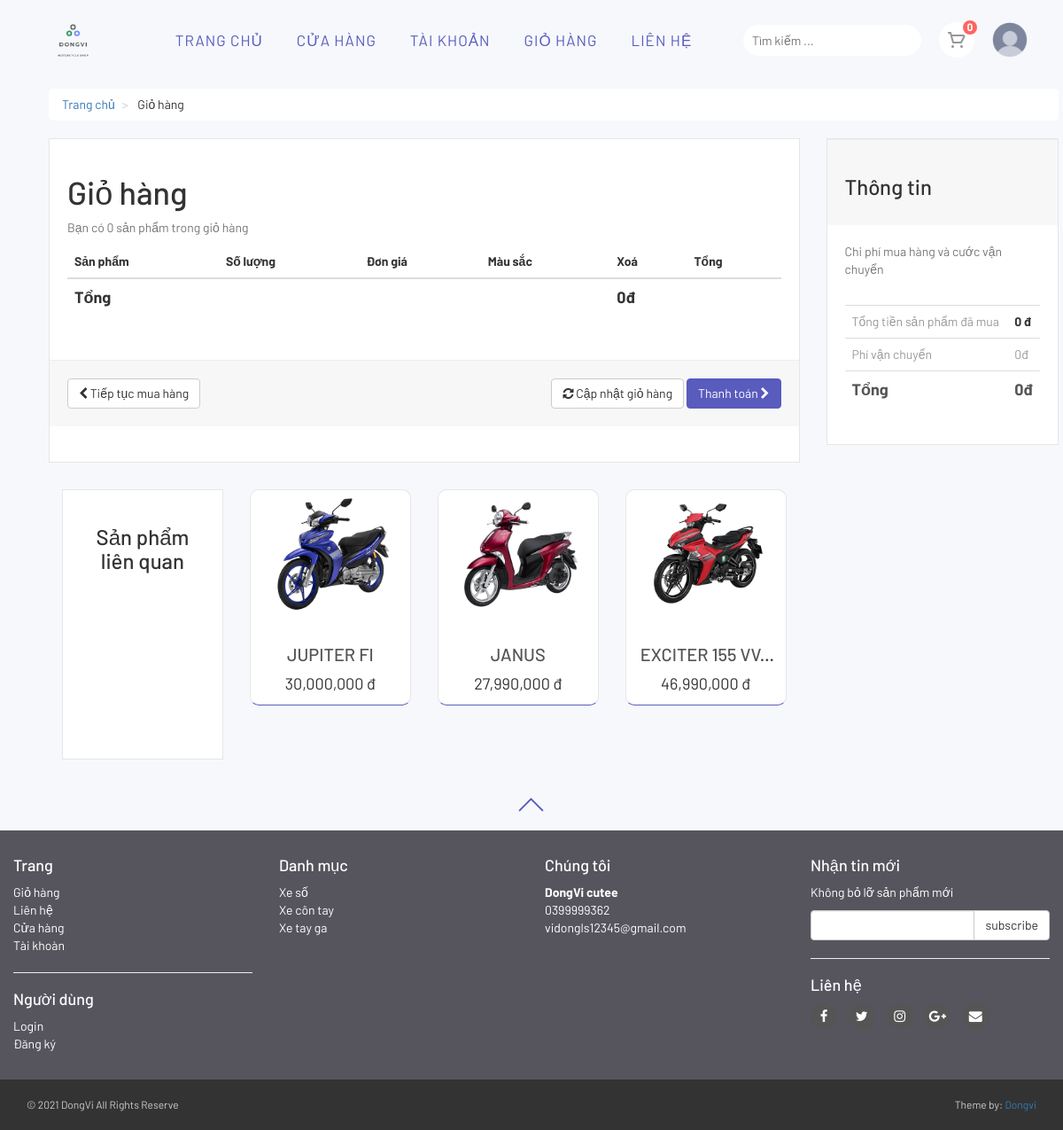
The app's page /cart.php with its own data.
### tables this page shows
CREATE TABLE `products` (
  `product_id` int(10) NOT NULL,
  `p_cat_id` int(10) NOT NULL,
  `cat_id` int(10) NOT NULL,
  `date` timestamp NOT NULL DEFAULT current_timestamp() ON UPDATE current_timestamp(),
  `product_title` text NOT NULL,
  `product_img1` text NOT NULL,
  `product_img2` text NOT NULL,
  `product_img3` text NOT NULL,
  `product_price` int(15) NOT NULL,
  `product_keywords` text NOT NULL,
  `product_desc` mediumtext NOT NULL,
  `product_label` text NOT NULL
);

CREATE TABLE `product_categories` (
  `p_cat_id` int(10) NOT NULL,
  `p_cat_title` text NOT NULL,
  `p_cat_desc` text NOT NULL
);

### cart.php (the view, shortened to what this page needs)
<?php
    include("includes/header.php");
?>
   <div id="content">
       <div class="container">
           <div class="col-md-12">
               <ul class="breadcrumb">
                   <li>
                       <a href="index.php">Trang chủ</a>
                   </li>
                   <li>
                       Giỏ hàng
                   </li>
               </ul>
           </div>
           <div id="cart" class="col-md-9">
               <div class="box">
                   <form action="cart.php" method="post" enctype="multipart/form-data">
                       <h1>Giỏ hàng</h1>
                       <?php
                       $ip_add = getRealIpUser();
                       $select_cart = "select * from cart where ip_add='$ip_add'";
                       $run_cart = mysqli_query($con,$select_cart);
                       $count = mysqli_num_rows($run_cart);
                       ?>
                       <p class="text-muted">Bạn có <?php echo $count; ?> sản phẩm trong giỏ hàng</p>
                       <div class="table-responsive">
                           <table class="table">
                               <thead>
                                   <tr>
                                       <th colspan="2">Sản phẩm</th>
                                       <th>Số lượng</th>
                                       <th>Đơn giá</th>
                                       <th>Màu sắc</th>
                                       <th colspan="1">Xoá</th>
                                       <th colspan="2">Tổng</th>
                                   </tr>
                               </thead>
                                  <?php
                                   $total = 0;
                                   ?>
                               <tfoot>
                                   <tr>
                                       <th colspan="5">Tổng</th>
                                       <th colspan="2"><?php echo number_format( $total).""; ?>đ</th>
                                   </tr>
                               </tfoot>
                           </table>
                       </div>
                       <div class="box-footer">
                           <div class="pull-left">
                               <a href="index.php" class="btn btn-default">
                                   <i class="fa fa-chevron-left"></i> Tiếp tục mua hàng
                               </a>
                           </div>
                           <div class="pull-right">
                               <button type="submit" name="update" value="Update Cart" class="btn btn-default">
                                   <i class="fa fa-refresh"></i> Cập nhật giỏ hàng
                               </button>
                               <a href="checkout.php" class="btn btn-primary">
                                   Thanh toán <i class="fa fa-chevron-right"></i>
                               </a>
                           </div>
                       </div>
                   </form>
               </div>
               <div id="row same-heigh-row">
                   <div class="col-md-3 col-sm-6">
                       <div class="box same-height headline">
                           <h3 class="text-center">Sản phẩm liên quan</h3>
                       </div>
                   </div>
                   <?php
                   $get_products = "select * from products order by rand() LIMIT 0,3";
                   $run_products = mysqli_query($con,$get_products);
                   while($row_products=mysqli_fetch_array($run_products)){
                       $pro_id = $row_products['product_id'];
                       $pro_title = $row_products['product_title'];
                       $pro_price = $row_products['product_price'];
                       $pro_img1 = $row_products['product_img1'];
                       $pro_price =  number_format( $pro_price)."";
                       echo "
                    <div class='col-md-3 col-sm-6 center-responsive'>
                       <div class='product same-height'>
                           <a href='details.php?pro_id=$pro_id'>
                               <img class='img-responsive' src='admin_area/product_images/$pro_img1' alt='Product 6'>
                            </a>
                            <div class='text'>
                                <h3><a href='details.php?pro_id=$pro_id'> $pro_title </a></h3>
                                <p class='price'>$pro_price đ</p>
                            </div>
                        </div>
                   </div>
                       ";
                   }
                   ?>
               </div>
           </div>
           <div class="col-md-3">
               <div id="order-summary" class="box">
                   <div class="box-header">
                       <h3>Thông tin</h3>
                   </div>
                   <p class="text-muted">
                     Chi phí mua hàng và cước vận chuyển
                   </p>
                   <div class="table-responsive">
                       <table class="table">
                           <tbody>
                               <tr>
                                   <td> Tổng tiền sản phẩm đã mua </td>
                                   <th> <?php echo  number_format($total).""; ?> đ </th>
                               </tr>
                               <tr>
                                   <td>Phí vận chuyển </td>
                                   <td> 0đ </td>
                               </tr>
                               <tr class="total">
                                   <td> Tổng </td>
                                   <th><?php echo number_format($total)."";?>đ</th>
                               </tr>
                           </tbody>
                       </table>
                   </div>
               </div>
           </div>
       </div>
   </div>
   <?php
    include("includes/footer.php");
    ?>
</body>
</html>

### includes/footer.php (shortened to what this page needs)
<div id="scrollme">
    <div class="backtop">
        <span class="arrow-top">
        </span>
    </div>
</div>
<div id="footer">
    <div class="container">
        <div class="row">
            <div class="col-sm-6 col-md-3">
                <h4>Trang</h4>
                <ul>
                    <li><a href="cart.php">Giỏ hàng</a></li>
                    <li><a href="contact.php">Liên hệ</a></li>
                    <li><a href="shop.php">Cửa hàng</a></li>
                    <li><a href="customer/my_account.php">Tài khoàn</a></li>
                </ul>
                <hr>
                <h4>Người dùng</h4>
                <ul>
                    <?php
                           if(!isset($_SESSION['customer_email'])){
                               echo"<a href='checkout.php'>Login</a>";
                           }else{
                              echo"<a href='customer/my_account.php?my_orders'>My Account</a>";
                           }
                           ?>
                    <li><a href="customer_register.php">Đăng ký</a></li>
                </ul>
            </div>
            <div class="com-sm-6 col-md-3">
                <h4>Danh mục</h4>
                <ul>
                    <?php
                        $get_p_cats = "select * from product_categories";
                        $run_p_cats = mysqli_query($con,$get_p_cats);
                        while($row_p_cats=mysqli_fetch_array($run_p_cats)){
                            $p_cat_id = $row_p_cats['p_cat_id'];
                            $p_cat_title = $row_p_cats['p_cat_title'];
                            echo "
                                <li>
                                    <a href='shop.php?p_cat=$p_cat_id'>
                                        $p_cat_title
                                    </a>
                                </li>
                            ";
                        }
                    ?>
                </ul>
            </div>
            <div class="col-sm-6 col-md-3">
                <h4>Chúng tôi</h4>
                <p>
                    <strong>DongVi cutee</strong>
                    <br />0399999362
                    <br />vidongls12345@gmail.com
                </p>
            </div>
            <div class="col-sm-6 col-md-3">
                <h4>Nhận tin mới</h4>
                <p class="text-muted">
                    Không bỏ lỡ sản phẩm mới
                </p>
                <form action="https://feedburner.google.com/fb/a/mailverify" method="post" target="popupwindow"
                    onsubmit="window.open('https://feedburner.google.com/fb/a/mailverify?uri=M-devMedia', 'popupwindow', 'scrollbars=yes,width=550,height=520');return true"
                    method="post">
                    <div class="input-group">
                        <input type="text" class="form-control" name="email">
                        <span class="input-group-btn">
                            <input type="submit" value="subscribe" class="btn btn-default">
                        </span>
                    </div>
                </form>
                <hr>
                <h4>Liên hệ</h4>
                <p class="social">
                    <a href="#" class="fa fa-facebook"></a>
                    <a href="#" class="fa fa-twitter"></a>
                    <a href="#" class="fa fa-instagram"></a>
                    <a href="#" class="fa fa-google-plus"></a>
                    <a href="#" class="fa fa-envelope"></a>
                </p>
            </div>
        </div>
    </div>
</div>
<div id="copyright">
    <div class="container">
        <div class="col-md-6">
            <p class="pull-left">&copy; 2021 DongVi All Rights Reserve</p>
        </div>
        <div class="col-md-6">
            <p class="pull-right">Theme by: <a href="#">Dongvi</a></p>
        </div>
    </div>
</div>

### styles/style.css (style rules this page uses)
* { text-decoration: none; }
body { font-size: 14px; line-height: 1.42857143; color: #333333; background: #f7f8fc; overflow-x: hidden; }
.btn-primary { color: rgb(255, 255, 255); background: #595bbd; border-color: #595bbd; }
.box { background: #ffffff; margin: 0 0 30px; border: solid 1px #e6e6e6; box-sizing: border-box; padding: 20px; box-shadow: 0px 2px 5px rgba(0, 0, 0, 0.3); }
#content { padding-left: 25px; }
#content .product { background: #ffffff; border: solid 1px #e6e6e6; border-bottom: solid 1px #595bbd; border-radius: 10px; margin-bottom: 30px; box-sizing: border-box; }
#content .product .text { padding: 10px 10px 0px; }
#content .product .text p.price { font-size: 18px; text-align: center; font-weight: 400; }
#content .product .text h3 { text-align: center; font-size: 20px; }
#content .product .text h3 a { color: rgb(85, 85, 85); }
.breadcrumb { padding: 8px 15px; margin-bottom: 20px; background: #ffffff; border-radius: 5px; box-shadow: 0px 1px 5px rgba(0, 0, 0, 0.5); }
.breadcrumb > li + li:before { content: '>\00a0'; color: #cccccc; }
#content .headline { height: 305px; }
#content #cart .table tfoot { font-size: 18px; }
.box .box-footer { background-color: #f7f7f7; margin: 30px -20px 20px; padding: 20px; border-top: 1px solid #eeeeee; }
.box .box-footer:before, .box .box-footer:after { content: ''; display: table; }
.box .box-footer:after { clear: both; }
.box .box-header { background-color: #f7f7f7; margin: -20px -20px 20px; padding: 20px; border-top: 1px solid #eeeeee; }
#content #order-summary table { margin-top: 20px; }
#content #order-summary table td { color: #999999; }
#content #order-summary table tr.total td, #content #order-summary table tr.total th { font-size: 18px; color: #555555; font-weight: 700; }
#footer { background: #56555e; padding: 20px 0; }
#footer a { color: white; padding: 0; text-decoration: none; transition: all 0.2s ease; }
#footer h4 { color: white; }
#footer p { color: white; }
#footer ul { list-style: none; padding-left: 0px; }
#footer .social { text-align: left; }
#footer .social a { margin: 0px 10px 0px 0px; display: inline-block; color: #ffffff; width: 30px; height: 30px; border-radius: 15px; line-height: 30px; font-size: 15px; text-align: center; vertical-align: bottom; background: #555555; text-decoration: none; }
#copyright { background: #333333 !important; color: #cccccc; padding: 20px 0px; font-size: 12px; }
#copyright p { margin: 0px; }
.box, .breadcrumb { box-shadow: none; }
.text h3 { display: -webkit-box; -webkit-line-clamp: 1; -webkit-box-orient: vertical; text-overflow: ellipsis; overflow: hidden; visibility: visible; }
.product a img.img-responsive { max-height: 200px !important; width: 100%; object-fit: cover; }

### styles/main.css (style rules this page uses)
* { margin: 0; padding: 0; list-style-type: none; border: 0; outline: 0; text-decoration: none; color: inherit; box-sizing: border-box; }
body { font-family: 'Barlow', sans-serif; margin: 0; }
#scrollme { margin: 0 auto; height: 50px; cursor: pointer; width: 120px; }
#scrollme .backtop { position: relative; color: #595bbd; }
#scrollme .backtop .arrow-top:before, #scrollme .backtop .arrow-top:after { content: ''; position: absolute; width: 20px; height: 2px; top: 20px; left: calc(50% - 10px); border-radius: 20px; transition: all 0.4s ease-in-out; background-color: #595bbd; opacity: 1; }
#scrollme .backtop .arrow-top:before { transform: rotate(45deg); margin-left: 6px; }
#scrollme .backtop .arrow-top:after { transform: rotate(-45deg); margin-left: -7px; }
.breadcrumb { margin-top: 100px; }
.container { width: 1200px; }

### records on screen
products: product_img1 (picture), product_title "JUPITER FI", product_price "30,000,000"
products: product_img1 (picture), product_title "JANUS", product_price "27,990,000"
products: product_img1 (picture), product_title "EXCITER 155…", product_price "46,990,000"
product_categories: p_cat_title "Xe số"
product_categories: p_cat_title "Xe côn tay"
product_categories: p_cat_title "Xe tay ga"

### other values on screen
$count_items "0"
$count "0"
$total "0"
